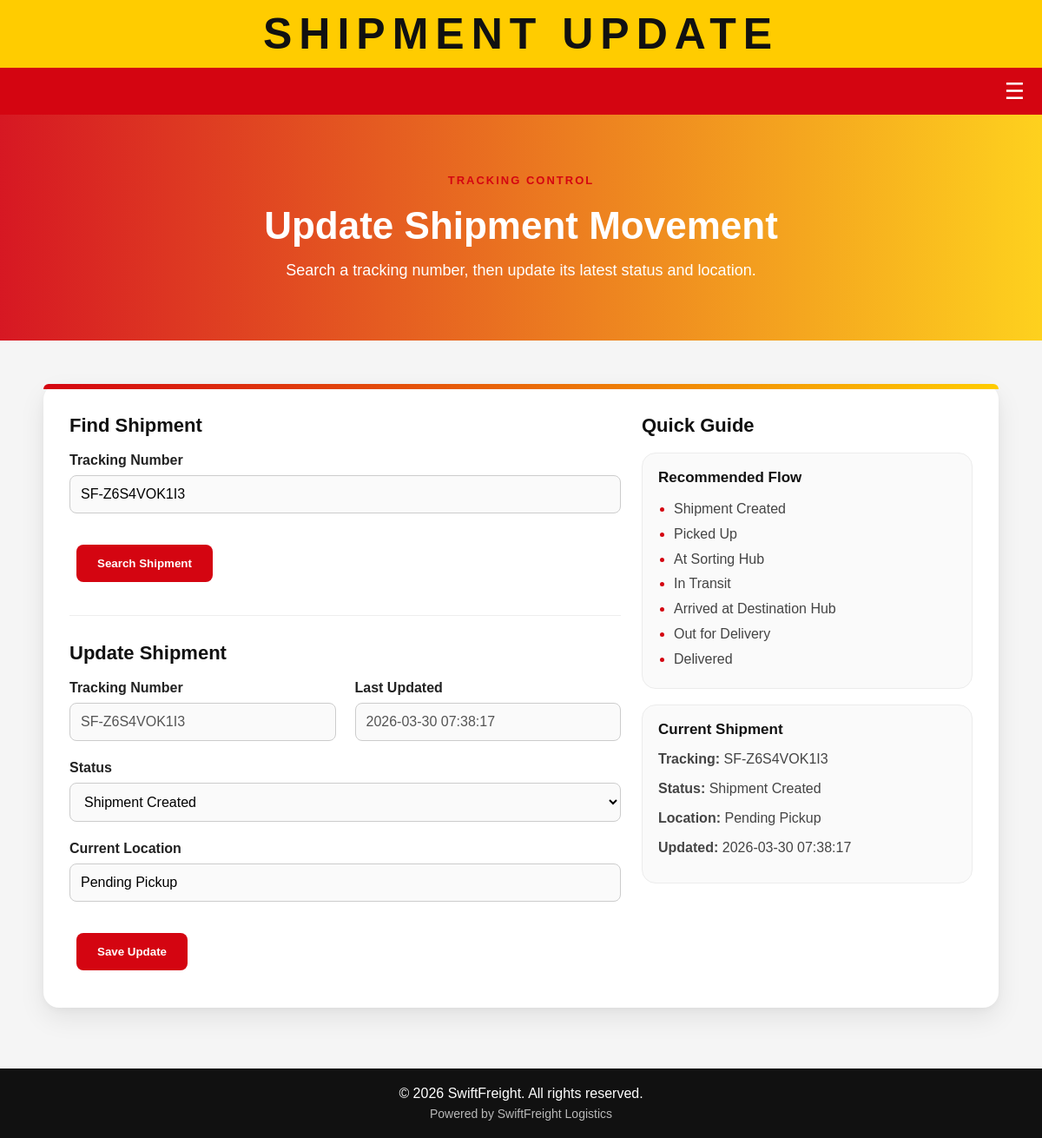
/admin/shipment-update?tracking_number=SF-Z6S4VOK1I3 (signed in), run on the app's committed database.
### tables this page shows
CREATE TABLE bookings (
            id INTEGER PRIMARY KEY AUTOINCREMENT,
            sender_name TEXT NOT NULL,
            sender_phone TEXT NOT NULL,
            recipient_name TEXT NOT NULL,
            recipient_phone TEXT NOT NULL,
            address TEXT NOT NULL,
            weight REAL NOT NULL,
            dimensions TEXT NOT NULL,
            service_type TEXT NOT NULL,
            tracking_number TEXT NOT NULL
        , status TEXT DEFAULT 'Shipment Created', current_location TEXT DEFAULT 'Pending Pickup', updated_at TEXT DEFAULT '', email TEXT);

### app.py (the view, shortened to what this page needs)
@app.route("/admin/shipment-update", methods=["GET", "POST"])
def shipment_update():
    if not session.get("logged_in"):
        return redirect(url_for("login"))
    message = ""
    shipment = None
    tracking_number_value = ""
    if request.method == "GET":
        tracking_number_value = request.args.get("tracking_number", "").strip()
        if tracking_number_value:
            conn = sqlite3.connect("shipping.db")
            c = conn.cursor()
            c.execute("""
                SELECT id, tracking_number, status, current_location, updated_at
                FROM bookings
                WHERE tracking_number = ?
            """, (tracking_number_value,))
            shipment = c.fetchone()
            conn.close()
            if not shipment:
                message = "Shipment not found."
    return render_template(
        "shipment_update.html",
        shipment=shipment,
        message=message,
        tracking_number_value=tracking_number_value
    )

### templates/shipment_update.html (shortened to what this page needs)
<!DOCTYPE html>
<html>
<head>
    <link rel="stylesheet" href="{{ url_for('static', filename='style.css') }}">
    <link rel="stylesheet" href="https://cdnjs.cloudflare.com/ajax/libs/font-awesome/6.5.0/css/all.min.css">
</head>
<body>
<header class="top-header">
    <div class="header-inner">
        <div class="title-wrap">
            <h1>SHIPMENT UPDATE</h1>
        </div>
        <div class="header-space"></div>
    </div>
</header>
<nav class="top-nav">
    <div class="nav-right">
        <div class="hamburger" onclick="toggleMenu()">
            ☰
        </div>
    </div>
</nav>
<section class="booking-hero">
    <div class="booking-hero-overlay">
        <div class="booking-hero-content">
            <span class="section-tag">TRACKING CONTROL</span>
            <h2>Update Shipment Movement</h2>
            <p>Search a tracking number, then update its latest status and location.</p>
        </div>
    </div>
</section>
<section class="booking-section">
    <div class="booking-card">
        <div class="booking-card-top-line"></div>
        <div class="shipment-update-grid">
            <div class="shipment-left-panel">
                <h3 class="timeline-title">Find Shipment</h3>
                <form method="POST" class="booking-form">
                    <div class="form-group form-group-full">
                        <label>Tracking Number</label>
                        <input type="text" name="tracking_number" placeholder="Enter tracking number" value="{{ tracking_number_value }}" required>
                    </div>
                    <div class="booking-submit left-align-submit">
                        <button type="submit" class="btn">Search Shipment</button>
                    </div>
                </form>
                {% if shipment %}
                    <hr class="shipment-divider">
                    <h3 class="timeline-title">Update Shipment</h3>
                    <form method="POST" class="booking-form">
                        <div class="form-grid">
                            <div class="form-group">
                                <label>Tracking Number</label>
                                <input type="text" value="{{ shipment[1] }}" disabled>
                            </div>
                            <div class="form-group">
                                <label>Last Updated</label>
                                <input type="text" value="{{ shipment[4] if shipment[4] else 'Not updated yet' }}" disabled>
                            </div>
                            <div class="form-group form-group-full">
                                <label>Status</label>
                                <select name="status" required>
                                    <option value="Shipment Created" {% if shipment[2] == "Shipment Created" %}selected{% endif %}>Shipment Created</option>
                                </select>
                            </div>
                            <div class="form-group form-group-full">
                                <label>Current Location</label>
                                <input type="text" name="current_location" value="{{ shipment[3] }}" required>
                            </div>
                        </div>
                        <div class="booking-submit left-align-submit">
                            <button type="submit" class="btn">Save Update</button>
                        </div>
                    </form>
                {% endif %}
            </div>
            <div class="shipment-right-panel">
                <h3 class="timeline-title">Quick Guide</h3>
                <div class="shipment-info-card">
                    <h4>Recommended Flow</h4>
                    <ul class="shipment-guide-list">
                        <li>Shipment Created</li>
                        <li>Picked Up</li>
                        <li>At Sorting Hub</li>
                        <li>In Transit</li>
                        <li>Arrived at Destination Hub</li>
                        <li>Out for Delivery</li>
                        <li>Delivered</li>
                    </ul>
                </div>
                {% if shipment %}
                    <div class="shipment-info-card">
                        <h4>Current Shipment</h4>
                        <p><strong>Tracking:</strong> {{ shipment[1] }}</p>
                        <p><strong>Status:</strong> {{ shipment[2] }}</p>
                        <p><strong>Location:</strong> {{ shipment[3] }}</p>
                        <p><strong>Updated:</strong> {{ shipment[4] if shipment[4] else 'Not updated yet' }}</p>
                    </div>
                {% else %}
                    <div class="shipment-info-card">
                        <h4>No Shipment Selected</h4>
                        <p>Search for a tracking number to load shipment details here.</p>
                    </div>
                {% endif %}
            </div>
        </div>
    </div>
</section>
<footer class="footer">
    <p>© 2026 SwiftFreight. All rights reserved.</p>
    <p style="font-size:14px; opacity:0.7;">Powered by SwiftFreight Logistics</p>
</footer>
</body>
</html>

### static/style.css (style rules this page uses)
html, body { margin: 0; padding: 0; overflow-x: hidden; }
body { font-family: Arial, sans-serif; margin: 0; background-color: #f5f5f5; color: #222; }
.top-header { background: #ffcc00; padding: 10px 25px; }
.header-inner { max-width: 1400px; margin: 0 auto; display: grid; grid-template-columns: 220px 1fr 220px; align-items: center; }
.title-wrap { text-align: center; }
.title-wrap h1 { margin: 0; font-size: 50px; font-weight: 800; color: #111; letter-spacing: 8px; text-transform: uppercase; }
.header-space { height: 1px; }
.btn { display: inline-block; background-color: #d40511; color: white; padding: 14px 24px; border-radius: 8px; text-decoration: none; font-weight: bold; margin: 8px; transition: all 0.25s ease; }
.section-tag { display: inline-block; font-size: 13px; font-weight: 700; letter-spacing: 2px; color: #d40511; margin-bottom: 10px; }
.footer { background: #111; color: white; text-align: center; padding: 14px 16px; margin-top: 0; }
.footer p { margin: 6px 0; }
input, select, textarea { width: 100%; max-width: 500px; padding: 12px; margin-top: 8px; margin-bottom: 16px; border: 1px solid #ccc; border-radius: 8px; font-size: 16px; }
button { background-color: #d40511; color: white; border: none; padding: 12px 22px; border-radius: 8px; font-weight: bold; cursor: pointer; }
.booking-hero { min-height: 260px; background: linear-gradient(to right, rgba(212, 5, 17, 0.92), rgba(255, 204, 0, 0.88)); display: flex; align-items: center; justify-content: center; }
.booking-hero-overlay { width: 100%; padding: 50px 20px; text-align: center; box-sizing: border-box; }
.booking-hero-content { max-width: 900px; margin: 0 auto; color: white; }
.booking-hero-content h2 { font-size: 44px; margin: 10px 0 12px; }
.booking-hero-content p { font-size: 18px; margin: 0; line-height: 1.6; }
.booking-section { max-width: 1100px; margin: 50px auto 70px; padding: 0 20px; }
.booking-card { background: white; border-radius: 18px; padding: 35px 30px; box-shadow: 0 12px 30px rgba(0, 0, 0, 0.08), 0 2px 8px rgba(0, 0, 0, 0.04); position: relative; }
.booking-card-top-line { position: absolute; top: 0; left: 0; width: 100%; height: 6px; background: linear-gradient(to right, #d40511, #ffcc00); border-radius: 18px 18px 0 0; }
.booking-form .form-grid { display: grid; grid-template-columns: repeat(2, 1fr); gap: 22px; }
.form-group { display: flex; flex-direction: column; }
.form-group-full { grid-column: 1 / -1; }
.form-group label { font-weight: 700; margin-bottom: 8px; color: #222; }
.form-group input, .form-group select, .form-group textarea { width: 100%; max-width: none; margin: 0; box-sizing: border-box; background: #fafafa; }
.booking-submit { margin-top: 28px; text-align: center; }
.timeline-title { margin: 0 0 18px; font-size: 22px; color: #111; }
.shipment-update-grid { display: grid; grid-template-columns: 1.5fr 0.9fr; gap: 24px; }
.shipment-left-panel, .shipment-right-panel { min-width: 0; }
.left-align-submit { text-align: left; }
.shipment-divider { margin: 30px 0; border: none; border-top: 1px solid #eee; }
.shipment-info-card { background: #fafafa; border: 1px solid #ececec; border-radius: 16px; padding: 18px; margin-bottom: 18px; }
.shipment-info-card h4 { margin: 0 0 12px; font-size: 17px; color: #111; }
.shipment-info-card p { margin: 0 0 10px; color: #444; line-height: 1.5; }
.shipment-guide-list { margin: 0; padding-left: 18px; color: #444; line-height: 1.8; }
.shipment-guide-list li::marker { color: #d40511; }
.top-nav { display: flex; justify-content: flex-end; align-items: center; padding: 14px 20px; background: #d40511; color: white; }
.hamburger { font-size: 26px; cursor: pointer; line-height: 1; }

### data on the page
bookings: tracking_number "SF-Z6S4VOK1I3", updated_at "2026-03-30 07:38:17", status "Shipment Created", current_location "Pending Pickup"
